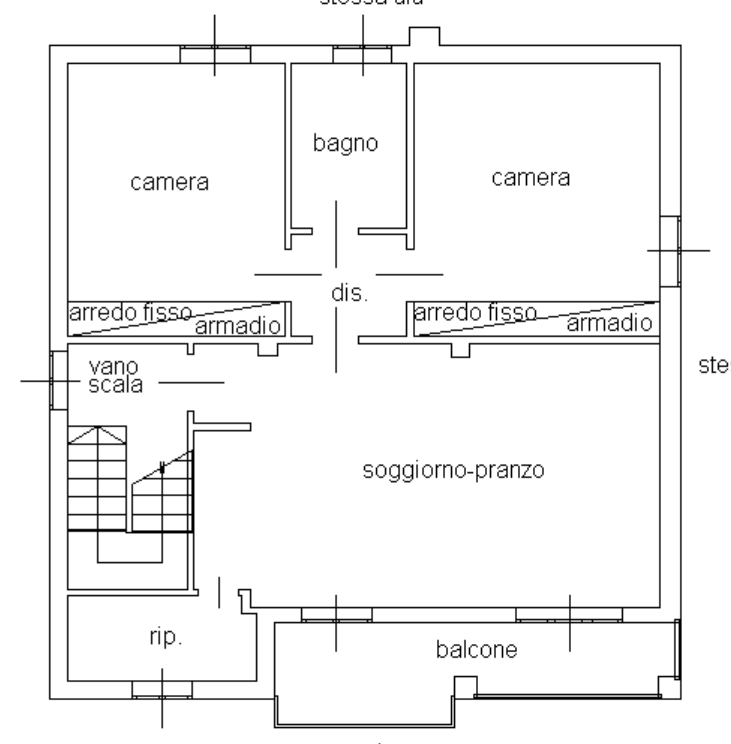
#> input picture PlanParser/atomic_v2/ocr_preprocess/artifacts/scheda_catastale/region_001/revision_001/01_normalized_original.png, 731 x 744 px
$ python -i line_extraction.py   (imports and definitions only)
#> lines starting #> are read from the running program, lines starting #| are printed output that depends on the picture
#> further down, picture is the input picture: shape (744, 731, 3); min 0, max 255, mean 243.5
"""
Line Extraction Module
======================
Extracts line segments from planimetry images using Hough transform.
Classifies lines as horizontal, vertical, or diagonal.
"""

import logging
from dataclasses import dataclass, field
from pathlib import Path

import cv2
import numpy as np

logger = logging.getLogger(__name__)


@dataclass
class LineExtractionConfig:
    """Configuration for line extraction."""
    min_line_length: int = 30
    max_line_gap: int = 10
    canny_low: int = 50
    canny_high: int = 150
    angle_tolerance: float = 10.0  # degrees - lines within this of H/V are classified as such


@dataclass
class ExtractedLine:
    """A detected line segment."""
    x1: int
    y1: int
    x2: int
    y2: int
    angle: float = 0.0  # degrees from horizontal
    length: float = 0.0

    def __post_init__(self):
        import math
        dx = self.x2 - self.x1
        dy = self.y2 - self.y1
        self.length = math.sqrt(dx * dx + dy * dy)
        self.angle = math.degrees(math.atan2(dy, dx))

    @property
    def is_horizontal(self) -> bool:
        return abs(self.angle) < 10 or abs(self.angle) > 170

    @property
    def is_vertical(self) -> bool:
        return 80 < abs(self.angle) < 100

    def to_tuple(self) -> tuple[int, int, int, int]:
        return (self.x1, self.y1, self.x2, self.y2)


@dataclass
class LineExtractionResult:
    """Result of line extraction."""
    horizontal_lines: list[ExtractedLine] = field(default_factory=list)
    vertical_lines: list[ExtractedLine] = field(default_factory=list)
    diagonal_lines: list[ExtractedLine] = field(default_factory=list)
    all_lines: list[ExtractedLine] = field(default_factory=list)

    @property
    def total_count(self) -> int:
        return len(self.all_lines)


class LineExtractor:
    """
    Extracts and classifies line segments from planimetry images.

    Uses Canny edge detection followed by Probabilistic Hough Transform.
    """

    def __init__(self, config: LineExtractionConfig | None = None):
        self.config = config or LineExtractionConfig()

    def extract(self, image: np.ndarray) -> LineExtractionResult:
        """
        Extract lines from an image.

        Args:
            image: BGR or grayscale image

        Returns:
            LineExtractionResult with classified lines
        """
        result = LineExtractionResult()

        # Convert to grayscale
        if len(image.shape) == 3:
            gray = cv2.cvtColor(image, cv2.COLOR_BGR2GRAY)
        else:
            gray = image.copy()

        # Apply Gaussian blur
        blurred = cv2.GaussianBlur(gray, (5, 5), 0)
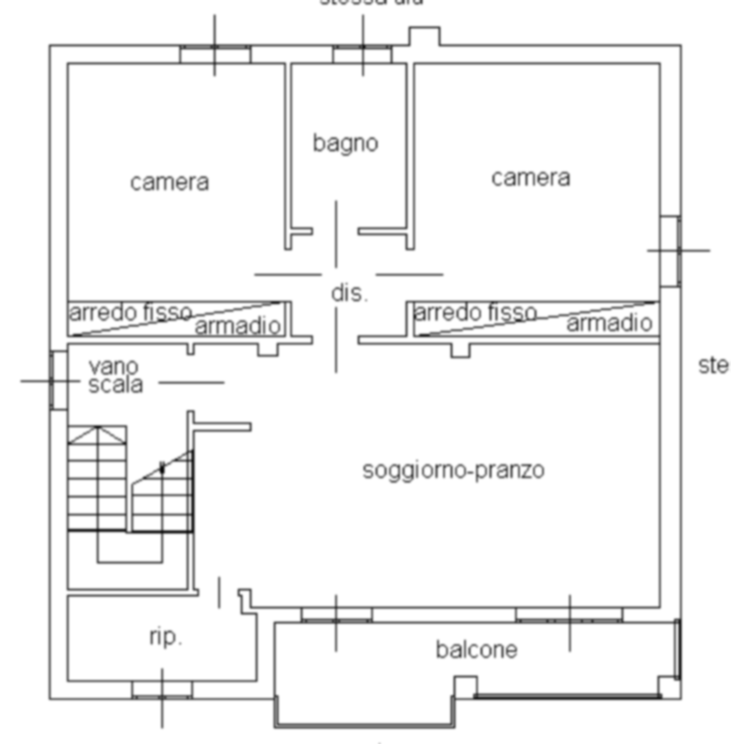
#> blurred: shape (744, 731); min 10, max 255, mean 243.5

        # Canny edge detection
        edges = cv2.Canny(
            blurred,
            self.config.canny_low,
            self.config.canny_high
        )
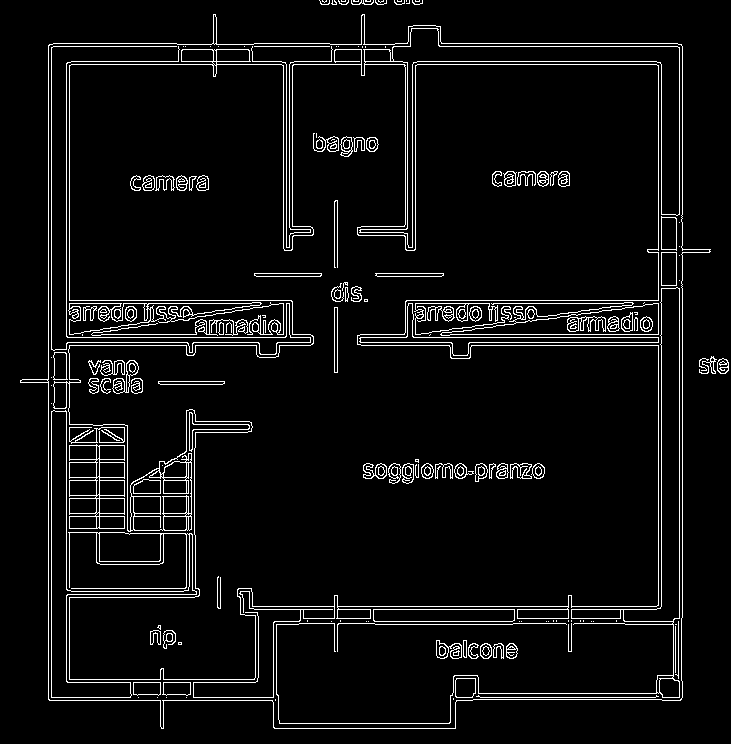
#> edges: shape (744, 731); 5.5% white in thin lines or dots

        # Probabilistic Hough Line Transform
        lines = cv2.HoughLinesP(
            edges,
            rho=1,
            theta=np.pi / 180,
            threshold=50,
            minLineLength=self.config.min_line_length,
            maxLineGap=self.config.max_line_gap
        )
#> lines = 216 rows, first 6: [48, 699, 48, 45], [357, 337, 661, 337], [294, 61, 402, 61], [661, 606, 661, 64], [679, 222, 679, 44], [66, 681, 66, 63]

        if lines is None:
            logger.warning("No lines detected")
            return result

        # Classify lines
        for line in lines:
            x1, y1, x2, y2 = line[0]
            extracted = ExtractedLine(x1=x1, y1=y1, x2=x2, y2=y2)
            result.all_lines.append(extracted)

            if extracted.is_horizontal:
                result.horizontal_lines.append(extracted)
            elif extracted.is_vertical:
                result.vertical_lines.append(extracted)
            else:
                result.diagonal_lines.append(extracted)
#> this loop made 216 passes
#> (x1, y1, x2, y2) on passes 1 to 3: (48, 699, 48, 45), (357, 337, 661, 337), (294, 61, 402, 61)
#> after the loop, result.all_lines = 216 items; result.diagonal_lines = 2 items; result.horizontal_lines = 160 items; result.vertical_lines = 54 items

        logger.info(f"Extracted {len(result.all_lines)} lines: "
                   f"H={len(result.horizontal_lines)}, "
                   f"V={len(result.vertical_lines)}, "
                   f"D={len(result.diagonal_lines)}")

        return result

    # [64 lines left out: functions visualize, save_debug_images, not called in this run]

>>> import cv2
>>> picture = cv2.imread('../../atomic_v2/ocr_preprocess/artifacts/scheda_catastale/region_001/revision_001/01_normalized_original.png')
>>> result = LineExtractor().extract(picture)
